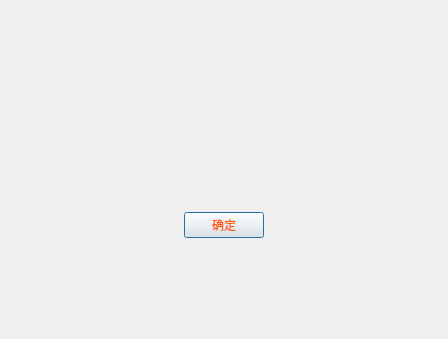
<?xml version="1.0" encoding="UTF-8"?>
<ui version="4.0">
 <class>clearDialog1</class>
 <widget class="QDialog" name="clearDialog1">
  <property name="geometry">
   <rect>
    <x>0</x>
    <y>0</y>
    <width>448</width>
    <height>339</height>
   </rect>
  </property>
  <property name="windowTitle">
   <string>Dialog</string>
  </property>
  <property name="styleSheet">
   <string notr="true">border-image: url(:/image/forrank.jpg);</string>
  </property>
  <layout class="QVBoxLayout" name="verticalLayout">
   <item>
    <spacer name="verticalSpacer">
     <property name="orientation">
      <enum>Qt::Vertical</enum>
     </property>
     <property name="sizeHint" stdset="0">
      <size>
       <width>20</width>
       <height>78</height>
      </size>
     </property>
    </spacer>
   </item>
   <item>
    <widget class="QLabel" name="label">
     <property name="text">
      <string/>
     </property>
     <property name="alignment">
      <set>Qt::AlignCenter</set>
     </property>
    </widget>
   </item>
   <item>
    <spacer name="verticalSpacer_2">
     <property name="orientation">
      <enum>Qt::Vertical</enum>
     </property>
     <property name="sizeHint" stdset="0">
      <size>
       <width>20</width>
       <height>79</height>
      </size>
     </property>
    </spacer>
   </item>
   <item>
    <layout class="QHBoxLayout" name="horizontalLayout">
     <item>
      <spacer name="horizontalSpacer">
       <property name="orientation">
        <enum>Qt::Horizontal</enum>
       </property>
       <property name="sizeHint" stdset="0">
        <size>
         <width>40</width>
         <height>20</height>
        </size>
       </property>
      </spacer>
     </item>
     <item>
      <widget class="QPushButton" name="btn_ok">
       <property name="styleSheet">
        <string notr="true">border-image: url(:/image/btn.jpg);
color: rgb(255, 85, 0);
font: 18pt &quot;华文新魏&quot;;</string>
       </property>
       <property name="text">
        <string>确定</string>
       </property>
      </widget>
     </item>
     <item>
      <spacer name="horizontalSpacer_2">
       <property name="orientation">
        <enum>Qt::Horizontal</enum>
       </property>
       <property name="sizeHint" stdset="0">
        <size>
         <width>40</width>
         <height>20</height>
        </size>
       </property>
      </spacer>
     </item>
    </layout>
   </item>
   <item>
    <spacer name="verticalSpacer_3">
     <property name="orientation">
      <enum>Qt::Vertical</enum>
     </property>
     <property name="sizeHint" stdset="0">
      <size>
       <width>20</width>
       <height>78</height>
      </size>
     </property>
    </spacer>
   </item>
  </layout>
 </widget>
 <resources/>
 <connections/>
</ui>
